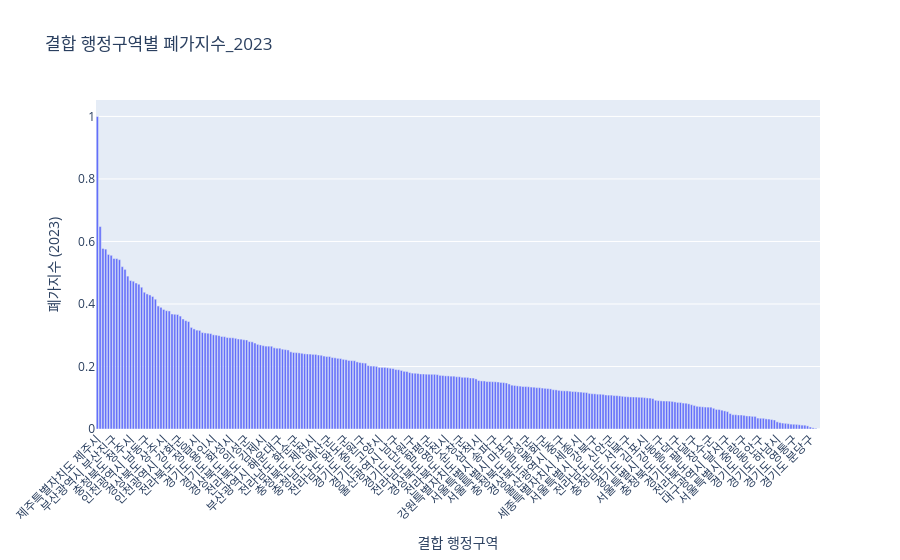

Write notebook code for a chart like this one.
### Code cell
import plotly.express as px

fig = px.bar(
    pivot_df,
    x='결합행정구역',
    y='폐가지수_2023',
    title='결합 행정구역별 폐가지수_2023',
    labels={'결합행정구역': '결합 행정구역', '폐가지수_2023': '폐가지수 (2023)'},
)

fig.update_layout(xaxis_tickangle=-45)  # x축 라벨 기울이기
fig.show()
save_fig_to_html(fig, './plot/폐가수.html')

### Figure 1 — Plotly figure (JSON) as saved in the notebook; plotly's stock layout.template omitted (floating-point values rounded to 4 significant figures; data arrays with more than 128 entries replaced by an {"elided": "..."} marker saying what was removed)
{"data": [{"hovertemplate": "결합 행정구역=%{x}<br>폐가지수 (2023)=%{y}<extra></extra>", "legendgroup": "", "marker": {"color": "#636efa", "pattern": {"shape": ""}}, "name": "", "orientation": "v", "showlegend": false, "textposition": "auto", "type": "bar", "x": {"elided": "262 str values"}, "xaxis": "x", "y": {"elided": "262 float values"}, "yaxis": "y"}], "layout": {"barmode": "relative", "legend": {"tracegroupgap": 0}, "title": {"text": "결합 행정구역별 폐가지수_2023"}, "xaxis": {"anchor": "y", "domain": [0, 1], "tickangle": -45, "title": {"text": "결합 행정구역"}}, "yaxis": {"anchor": "x", "domain": [0, 1], "title": {"text": "폐가지수 (2023)"}}}}
